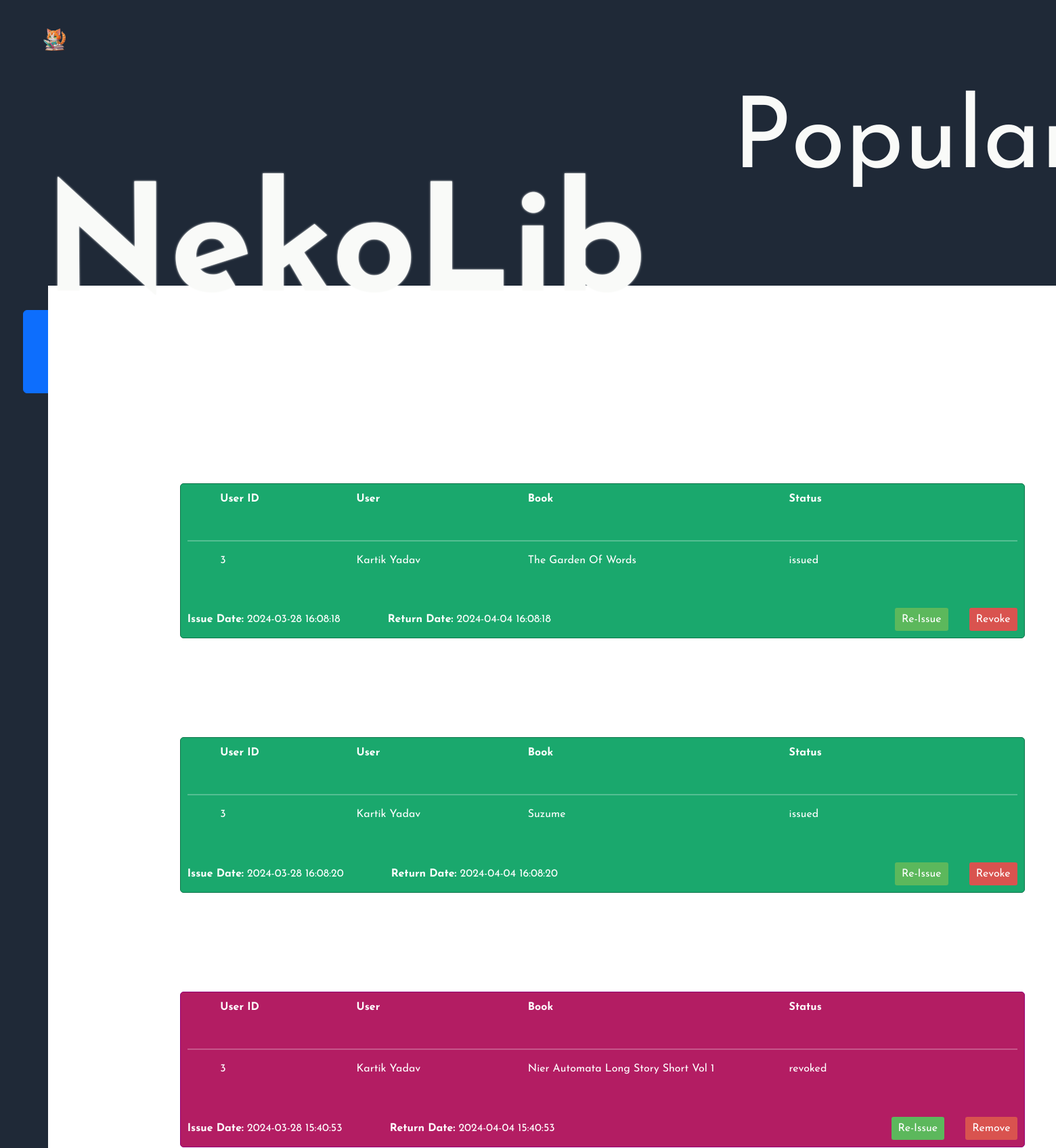
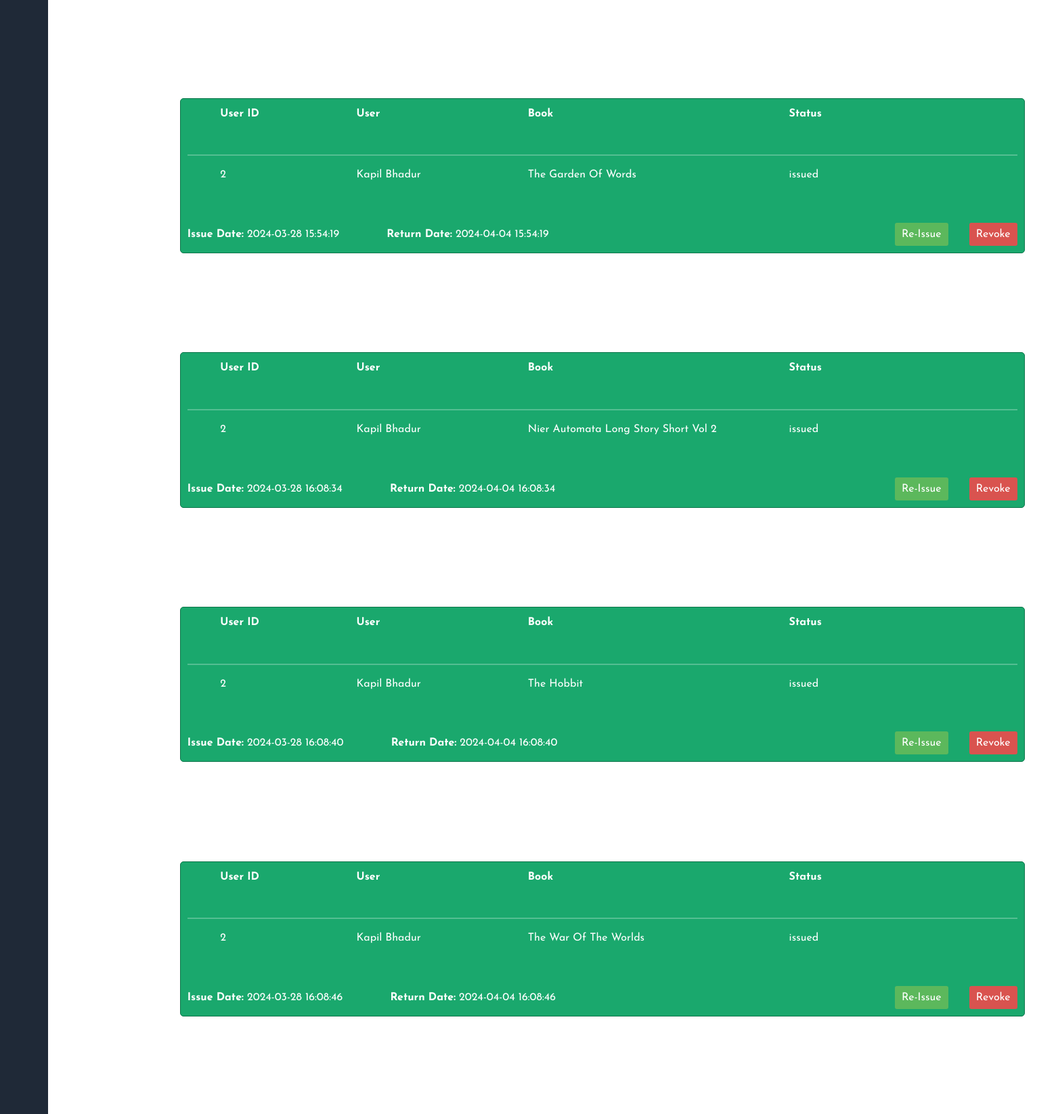
/requests (signed in, upper part), run on the app's committed database (2 pictures, top to bottom).
### models.py (models this page shows)
class Issue(db.Model):
    __tablname__="issue"
    id = db.Column(db.Integer(),primary_key = True)
    book_id = db.Column(db.Integer(),db.ForeignKey('book.id'),nullable=False)
    user_id = db.Column(db.Integer(),db.ForeignKey('user.id'),nullable=False)
    request_date = db.Column(db.DateTime(),nullable = False, default = db.func.current_timestamp())
    issue_date = db.Column(db.DateTime(),nullable = True)
    return_date = db.Column(db.DateTime(),nullable = True)
    issue_period = db.Column(db.Integer(),nullable = True)
    status = db.Column(db.String(),nullable = False,default = 'requested')

class User(db.Model):
    __tablename__ = "user"
    id = db.Column(db.Integer(),primary_key = True)
    firstname = db.Column(db.String(),nullable = False)
    lastname = db.Column(db.String())
    email = db.Column(db.String(),nullable = False, unique = True)
    password = db.Column(db.String(),nullable = False)
    type = db.Column(db.String(),nullable = False)
    favorites = db.relationship('Book',secondary='favorite',backref='likers')
    issues = db.relationship('Book',secondary='issue',backref='issued_by')

class Book(db.Model):
    __tablename__="book"
    id = db.Column(db.Integer(),primary_key = True)
    name = db.Column(db.String(),nullable = False)
    content = db.Column(db.String())
    description = db.Column(db.String(),nullable = False )
    genres = db.relationship('Genre',secondary = 'book_genre',backref = 'books')

### app.py (the view, shortened to what this page needs)
@app.route('/requests')
@login_required
def requestsHandler():
    user = User.query.filter_by(id = session["userID"]).first()
    userType = session["userType"]
    if request.method == "GET":
        if userType == "librarian":
            issueRequests = Issue.query.all()
            allUsers = User.query.all()
            allBooks = Book.query.all()
            users = {}
            books = {}
            for user in allUsers:
                users[user.id] = user
            for book in allBooks:
                books[book.id] = book
            issueMsg = session.pop('issueMsg',None)
            deleteMsg = session.pop('deleteMsg',None)
            return render_template('issueHandler.html',user=user,issueRequests=issueRequests,users=users,books=books,issueMsg=issueMsg,deleteMsg=deleteMsg,userType=userType)

### utility.py (called while the page is built)
def login_required(f):
    @wraps(f)
    def wrapper(*args,**kwargs):
        if "userID" in session:
            return f(*args,**kwargs)
        else:
            return redirect(url_for('index'))
    return wrapper

### templates/issueHandler.html (shortened to what this page needs)
{% if userType == "librarian" %}
{% extends "librarian-dashboard.html" %}
{% else %}
{% extends "student-dashboard.html" %}
{% endif %}
{% block dashboardHead %}
    <link href="../static/styles/issue-handler.css" rel="stylesheet">
    <link href="../static/styles/librarian-dashboard.css" rel="stylesheet">
{% endblock %}
{% block rightContent %}
    <div class="book-container">
        <div class="issue-handler-page">
        {% for issueRequest in issueRequests %}
            {% if issueRequest.status == "requested" %}
            <div class="issue-card requested">
                <div class="issue-card-row">
                    <div class="issue-card-header" style="width: 18%;">User ID</div>
                    <div class="issue-card-header" style="width: 27%;">User</div>
                    <div class="issue-card-header">Book</div>
                    <div class="issue-card-header">Status</div>
                </div>
                <hr style="border: 1px solid white;">
                <div class="issue-card-row">
                    <div class="issue-card-content" style="width: 18%;">{{users[issueRequest.user_id].id}}</div>
                    <div class="issue-card-content" style="width: 27%;">{{users[issueRequest.user_id].firstname + " " + users[issueRequest.user_id].lastname}}</div>
                    <div class="issue-card-content">{{books[issueRequest.book_id].name}}</div>
                    <div class="issue-card-content">{{issueRequest.status}}</div>
                </div>
                <div class="footer">
                    <div class="date-container">
                        <span class="dates"><strong>Issue Date:</strong> {{ issueRequest.issue_date }}</span>
                        <span class="dates"><strong>Return Date:</strong> {{ issueRequest.return_date }}</span>
                    </div>
                    {%if userType == "librarian" %}
                    <div class="button-container">
                        <a href="{{url_for('requestProcessor',issueID=issueRequest.id,action='issue')}}" class="button tick-button">Issue</a>
                        <a href="{{url_for('requestProcessor',issueID=issueRequest.id,action='reject')}}" class="button cross-button">Reject</a>
                    </div>
                    {% else %}
                    <div class="button-container">
                        <a href="{{url_for('requestProcessor',issueID=issueRequest.id,action='remove')}}" class="button cross-button">Remove</a>
                    </div>
                    {% endif %}
                </div>
            </div>
            {% elif issueRequest.status == "issued" %}
            <div class="issue-card issued">
                <div class="issue-card-row">
                    <div class="issue-card-header" style="width: 18%;">User ID</div>
                    <div class="issue-card-header" style="width: 27%;">User</div>
                    <div class="issue-card-header">Book</div>
                    <div class="issue-card-header">Status</div>
                </div>
                <hr style="border: 1px solid white;">
                <div class="issue-card-row">
                    <div class="issue-card-content" style="width: 18%;">{{users[issueRequest.user_id].id}}</div>
                    <div class="issue-card-content" style="width: 27%;">{{users[issueRequest.user_id].firstname + " " + users[issueRequest.user_id].lastname}}</div>
                    <div class="issue-card-content">{{books[issueRequest.book_id].name}}</div>
                    <div class="issue-card-content">{{issueRequest.status}}</div>
                </div>
                <div class="footer">
                    <div class="date-container">
                        <span class="dates"><strong>Issue Date:</strong> {{ issueRequest.issue_date }}</span>
                        <span class="dates"><strong>Return Date:</strong> {{ issueRequest.return_date }}</span>
                    </div>
                    {% if userType == "librarian" %}
                    <div class="button-container">
                        <a href="{{url_for('requestProcessor',issueID=issueRequest.id,action='reissue')}}" class="button tick-button">Re-Issue</a>
                        <a href="{{url_for('requestProcessor',issueID=issueRequest.id,action='revoke')}}" class="button cross-button">Revoke</a>
                    </div>
                    {% endif %}
                </div>
            </div>
            {% elif issueRequest.status == "revoked" %}
            <div class="issue-card revoked">
                <div class="issue-card-row">
                    <div class="issue-card-header" style="width: 18%;">User ID</div>
                    <div class="issue-card-header" style="width: 27%;">User</div>
                    <div class="issue-card-header">Book</div>
                    <div class="issue-card-header">Status</div>
                </div>
                <hr style="border: 1px solid white;">
                <div class="issue-card-row">
                    <div class="issue-card-content" style="width: 18%;">{{users[issueRequest.user_id].id}}</div>
                    <div class="issue-card-content" style="width: 27%;">{{users[issueRequest.user_id].firstname + " " + users[issueRequest.user_id].lastname}}</div>
                    <div class="issue-card-content">{{books[issueRequest.book_id].name}}</div>
                    <div class="issue-card-content">{{issueRequest.status}}</div>
                </div>
                <div class="footer">
                    <div class="date-container">
                        <span class="dates"><strong>Issue Date:</strong> {{ issueRequest.issue_date }}</span>
                        <span class="dates"><strong>Return Date:</strong> {{ issueRequest.return_date }}</span>
                    </div>
                    {% if userType == "librarian" %}
                    <div class="button-container">
                        <a href="{{url_for('requestProcessor',issueID=issueRequest.id,action='reissue')}}" class="button tick-button">Re-Issue</a>
                        <a href="{{url_for('requestProcessor',issueID=issueRequest.id,action='remove')}}" class="button cross-button">Remove</a>
                    </div>
                    {% endif %}
                </div>
            </div>
            {% endif %}
        {% endfor %}
        </div>
    </div>
{% endblock %}

### static/styles/issue-handler.css (style rules this page uses)
.book-container { width: auto; }
.issue-handler-page { display: flex; flex:1; min-width: 84vw; width: auto; height: 74.5vh; overflow-y: auto; flex-direction: column; margin: 3vh; margin-top: 3.5vh; margin-right: 0vh; margin-bottom: 0vh; padding: 1vh; }
.issue-card { min-width: 80vw; width: auto; background-color: #f9f9f9; border: 1px solid #ccc; border-radius: 5px; padding: 10px; box-sizing: border-box; color:white; margin: 1.5vh auto; }
.issue-card-row { display: flex; justify-content: space-between; margin-bottom: 1vh; }
.issue-card-header { font-weight: bold; width: 50%; margin:auto 1vh; }
.issue-card-content { flex-grow: 1; width: 50%; margin:auto 1vh; }
.footer { display: flex; justify-content: space-between; }
.date-container { display: flex; justify-content: flex-start; align-items: center; margin-top: 10px; gap:4.5vw; }
.button-container { display: flex; justify-content: flex-end; align-items: center; margin-top: 10px; }
.button { padding: 5px 10px; border: none; border-radius: 3px; cursor: pointer; margin-left: 2vw; text-decoration: none; }
.tick-button { background-color: #5cb85c; color: #fff; }
.cross-button { background-color: #d9534f; color: #fff; }
.issued { background-color: rgb(26, 168, 109); border: 1px solid rgb(13, 117, 74); }
.revoked { background-color: rgb(179, 29, 99); border: 1px solid rgb(147, 0, 119); }

### static/styles/dashboard.css (style rules this page uses)
.book-container { overflow-y: auto; display: flex; flex-wrap: wrap; max-height: 86.75vh; min-width: 100%; }

### static/styles/styles.css (style rules this page uses)
* { font-family: 'Josefin Sans', 'Lucida Sans', 'sans-serif'; }

### data on the page
Issue: user "3", status "issued", issue_date "2024-03-28 16:08:18", return_date "2024-04-04 16:08:18"
User: firstname+lastname "Kartik Yadav"
Book: name "The Garden Of Words"
Issue: user "3", status "issued", issue_date "2024-03-28 16:08:20", return_date "2024-04-04 16:08:20"
Book: name "Suzume"
Issue: user "3", book.name "Nier Automata Long Story Short Vol 1", status "revoked", issue_date "2024-03-28 15:40:53", return_date "2024-04-04 15:40:53"
Issue: user "2", status "issued", issue_date "2024-03-28 15:54:19", return_date "2024-04-04 15:54:19"
User: firstname+lastname "Kapil Bhadur"
Issue: user "2", book.name "Nier Automata Long Story Short Vol 2", status "issued", issue_date "2024-03-28 16:08:34", return_date "2024-04-04 16:08:34"
Issue: user "2", status "issued", issue_date "2024-03-28 16:08:40", return_date "2024-04-04 16:08:40"
Book: name "The Hobbit"
Issue: user "2", status "issued", issue_date "2024-03-28 16:08:46", return_date "2024-04-04 16:08:46"
Book: name "The War Of The Worlds"
